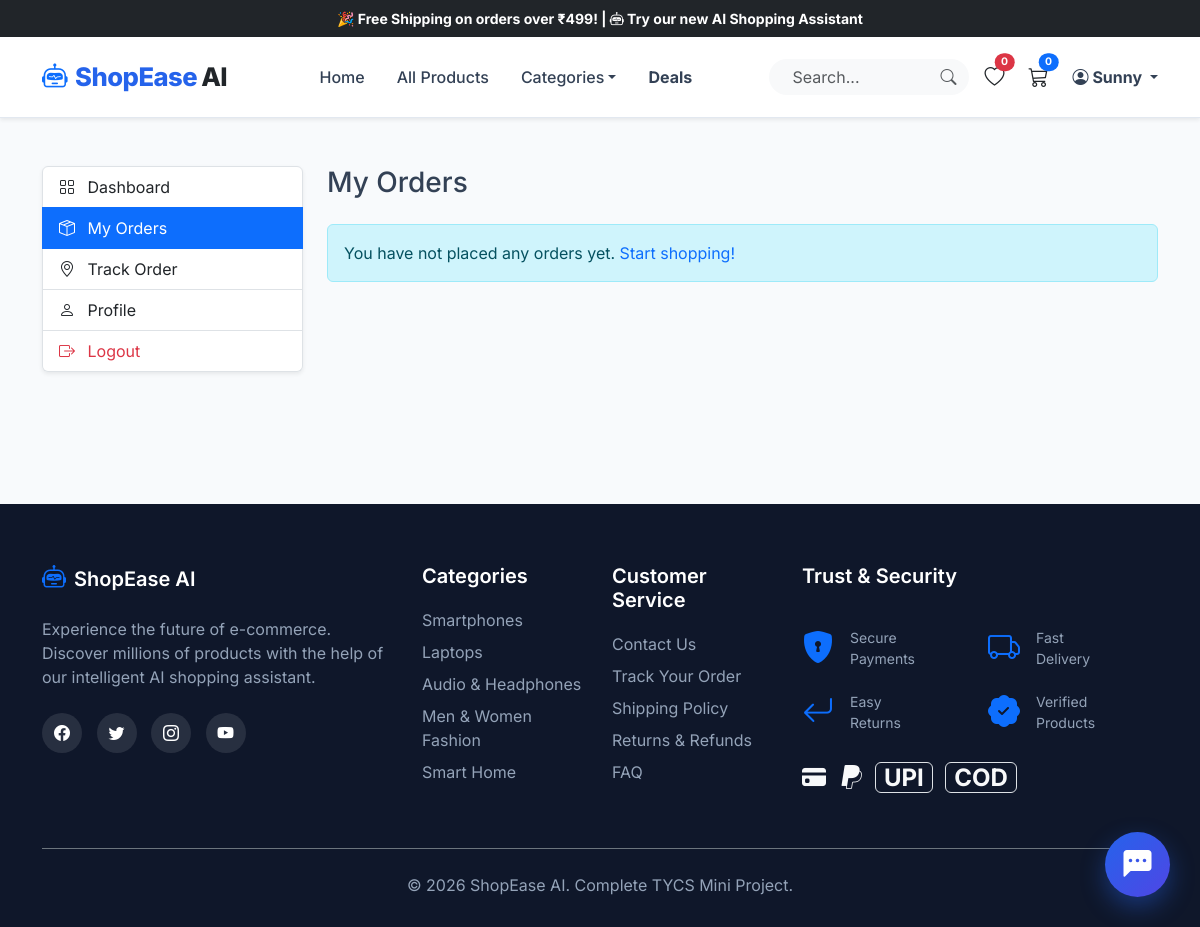
Page /customer/orders (signed in) on the earlier database version.
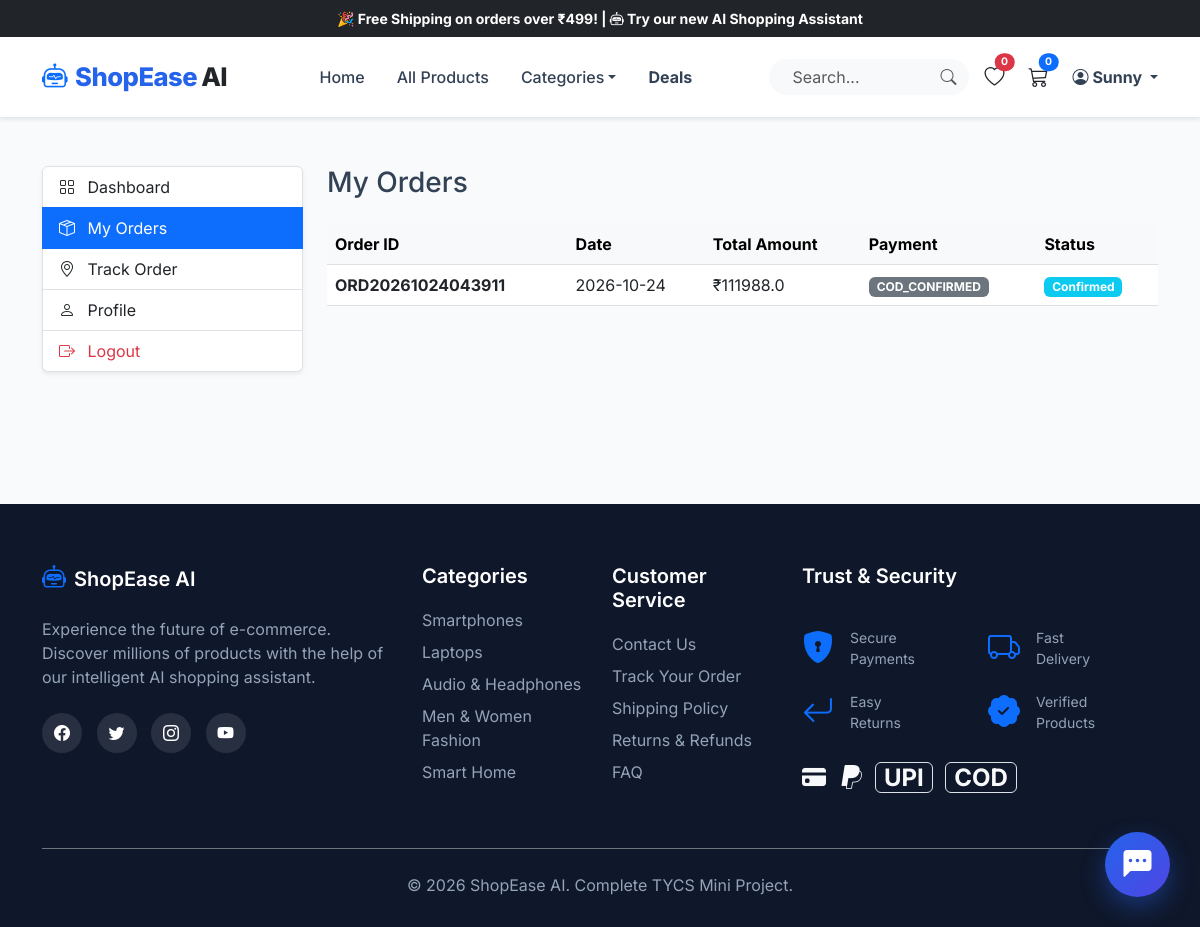
Same page on the later database version.
### tables this page shows
CREATE TABLE orders (
            id VARCHAR(50) PRIMARY KEY,
            razorpay_order_id VARCHAR(100),
            razorpay_payment_id VARCHAR(100),
            razorpay_signature VARCHAR(255),
            name VARCHAR(100),
            email VARCHAR(100),
            phone VARCHAR(20),
            address TEXT,
            city VARCHAR(100),
            state VARCHAR(100),
            pin VARCHAR(20),
            total_amount REAL,
            payment_method VARCHAR(50),
            payment_status VARCHAR(50) DEFAULT 'Pending',
            order_status VARCHAR(50) DEFAULT 'Pending',
            created_at TIMESTAMP DEFAULT CURRENT_TIMESTAMP,
            user_id INTEGER REFERENCES users(id)
        );

### customer.py (the view)
@customer_bp.route('/orders')
@login_required
def my_orders():
    conn = get_db()
    placeholder = '%s' if hasattr(conn, 'conn') else '?'
    orders = conn.execute(f"SELECT * FROM orders WHERE user_id = {placeholder} ORDER BY created_at DESC", (session['user_id'],)).fetchall()
    conn.close()
    return render_template('my_orders.html', orders=orders)

### app.py (called while the page is built, shortened)
def get_db_path():
    return DB_PATH

def get_db_connection():
    db_url = os.getenv('DATABASE_URL')
    import sqlite3
    db_file = get_db_path()
    conn = sqlite3.connect(db_file)
    conn.row_factory = sqlite3.Row
    return conn

### auth.py (called while the page is built)
def get_db():
    from app import get_db_connection
    return get_db_connection()

def login_required(f):
    @wraps(f)
    def decorated_function(*args, **kwargs):
        if 'user_id' not in session:
            flash('Please log in to access this page.', 'danger')
            return redirect(url_for('auth.login'))
        return f(*args, **kwargs)
    return decorated_function

### templates/my_orders.html (shortened to what this page needs)
{% extends 'base.html' %}
{% block content %}
<div class="container py-5">
    <div class="row">
        <div class="col-md-3 mb-4">
            <div class="list-group shadow-sm border-0">
                <a href="{{ url_for('customer.dashboard') }}" class="list-group-item list-group-item-action"><i class="bi bi-grid me-2"></i> Dashboard</a>
                <a href="{{ url_for('customer.my_orders') }}" class="list-group-item list-group-item-action active"><i class="bi bi-box-seam me-2"></i> My Orders</a>
                <a href="{{ url_for('track_order') }}" class="list-group-item list-group-item-action"><i class="bi bi-geo-alt me-2"></i> Track Order</a>
                <a href="{{ url_for('customer.profile') }}" class="list-group-item list-group-item-action"><i class="bi bi-person me-2"></i> Profile</a>
                <a href="{{ url_for('auth.logout') }}" class="list-group-item list-group-item-action text-danger"><i class="bi bi-box-arrow-right me-2"></i> Logout</a>
            </div>
        </div>
        <div class="col-md-9">
            <h3 class="mb-4">My Orders</h3>
            {% if orders %}
                <div class="table-responsive">
                    <table class="table table-hover align-middle">
                        <thead class="table-light">
                            <tr>
                                <th>Order ID</th>
                                <th>Date</th>
                                <th>Total Amount</th>
                                <th>Payment</th>
                                <th>Status</th>
                            </tr>
                        </thead>
                        <tbody>
                            {% for order in orders %}
                            <tr>
                                <td class="fw-bold">{{ order.id }}</td>
                                <td>{{ (order.created_at | string)[:10] }}</td>
                                <td>₹{{ order.total_amount }}</td>
                                <td><span class="badge bg-{{ 'success' if order.payment_status == 'PAID' else 'secondary' }}">{{ order.payment_status }}</span></td>
                                <td><span class="badge bg-{{ 'primary' if order.order_status == 'Delivered' else 'info' }}">{{ order.order_status }}</span></td>
                            </tr>
                            {% endfor %}
                        </tbody>
                    </table>
                </div>
            {% else %}
                <div class="alert alert-info">You have not placed any orders yet. <a href="{{ url_for('products_page') }}">Start shopping!</a></div>
            {% endif %}
        </div>
    </div>
</div>
{% endblock %}

Differences in the rows shown:
added orders: id "ORD20261024043911", created_at "2026-10-24", total_amount "111988.0", payment_status "COD_CONFIRMED", order_status "Confirmed"
Other differences:
text no longer shown: "You have not placed any orders yet. Start shopping!"
text now shown: "Order ID Date Total Amount Payment Status"
